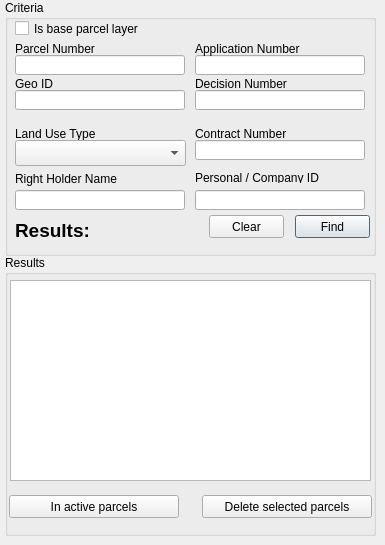
      <widget class="QWidget" name="parcel_tab">
       <attribute name="title">
        <string>Parcel</string>
       </attribute>
       <widget class="QGroupBox" name="groupBox_9">
        <property name="geometry">
         <rect>
          <x>5</x>
          <y>0</y>
          <width>371</width>
          <height>256</height>
         </rect>
        </property>
        <property name="title">
         <string>Criteria</string>
        </property>
        <widget class="QLineEdit" name="parcel_num_edit">
         <property name="geometry">
          <rect>
           <x>10</x>
           <y>55</y>
           <width>170</width>
           <height>20</height>
          </rect>
         </property>
        </widget>
        <widget class="QLineEdit" name="geo_id_edit">
         <property name="geometry">
          <rect>
           <x>10</x>
           <y>90</y>
           <width>170</width>
           <height>20</height>
          </rect>
         </property>
        </widget>
        <widget class="QLineEdit" name="parcel_right_holder_name_edit">
         <property name="geometry">
          <rect>
           <x>10</x>
           <y>190</y>
           <width>170</width>
           <height>20</height>
          </rect>
         </property>
        </widget>
        <widget class="QLineEdit" name="parcel_app_num_edit">
         <property name="geometry">
          <rect>
           <x>190</x>
           <y>55</y>
           <width>170</width>
           <height>20</height>
          </rect>
         </property>
        </widget>
        <widget class="QLineEdit" name="parcel_contract_num_edit">
         <property name="geometry">
          <rect>
           <x>190</x>
           <y>140</y>
           <width>170</width>
           <height>20</height>
          </rect>
         </property>
        </widget>
        <widget class="QLineEdit" name="parcel_decision_num_edit">
         <property name="geometry">
          <rect>
           <x>190</x>
           <y>90</y>
           <width>170</width>
           <height>20</height>
          </rect>
         </property>
        </widget>
        <widget class="QLabel" name="label_22">
         <property name="geometry">
          <rect>
           <x>10</x>
           <y>40</y>
           <width>170</width>
           <height>17</height>
          </rect>
         </property>
         <property name="text">
          <string>Parcel Number</string>
         </property>
        </widget>
        <widget class="QLabel" name="label_23">
         <property name="geometry">
          <rect>
           <x>10</x>
           <y>75</y>
           <width>170</width>
           <height>17</height>
          </rect>
         </property>
         <property name="text">
          <string>Geo ID</string>
         </property>
        </widget>
        <widget class="QLabel" name="label_24">
         <property name="geometry">
          <rect>
           <x>10</x>
           <y>125</y>
           <width>170</width>
           <height>17</height>
          </rect>
         </property>
         <property name="text">
          <string>Land Use Type</string>
         </property>
        </widget>
        <widget class="QLabel" name="label_25">
         <property name="geometry">
          <rect>
           <x>10</x>
           <y>170</y>
           <width>170</width>
           <height>17</height>
          </rect>
         </property>
         <property name="text">
          <string>Right Holder Name</string>
         </property>
        </widget>
        <widget class="QLabel" name="label_26">
         <property name="geometry">
          <rect>
           <x>190</x>
           <y>40</y>
           <width>170</width>
           <height>17</height>
          </rect>
         </property>
         <property name="text">
          <string>Application Number</string>
         </property>
        </widget>
        <widget class="QLabel" name="label_27">
         <property name="geometry">
          <rect>
           <x>190</x>
           <y>75</y>
           <width>170</width>
           <height>17</height>
          </rect>
         </property>
         <property name="text">
          <string>Decision Number</string>
         </property>
        </widget>
        <widget class="QLabel" name="label_28">
         <property name="geometry">
          <rect>
           <x>190</x>
           <y>125</y>
           <width>170</width>
           <height>17</height>
          </rect>
         </property>
         <property name="text">
          <string>Contract Number</string>
         </property>
        </widget>
        <widget class="QComboBox" name="land_use_type_cbox">
         <property name="geometry">
          <rect>
           <x>10</x>
           <y>140</y>
           <width>171</width>
           <height>26</height>
          </rect>
         </property>
        </widget>
        <widget class="QLabel" name="parcel_results_label">
         <property name="geometry">
          <rect>
           <x>10</x>
           <y>220</y>
           <width>131</width>
           <height>20</height>
          </rect>
         </property>
         <property name="font">
          <font>
           <family>Lucida Grande</family>
           <pointsize>14</pointsize>
           <weight>75</weight>
           <bold>true</bold>
          </font>
         </property>
         <property name="text">
          <string>Results:</string>
         </property>
         <property name="alignment">
          <set>Qt::AlignLeading|Qt::AlignLeft|Qt::AlignVCenter</set>
         </property>
        </widget>
        <widget class="QLabel" name="label_70">
         <property name="geometry">
          <rect>
           <x>190</x>
           <y>172</y>
           <width>161</width>
           <height>11</height>
          </rect>
         </property>
         <property name="text">
          <string>Personal / Company ID</string>
         </property>
        </widget>
        <widget class="QLineEdit" name="personal_parcel_edit">
         <property name="geometry">
          <rect>
           <x>190</x>
           <y>190</y>
           <width>170</width>
           <height>20</height>
          </rect>
         </property>
        </widget>
        <widget class="QCheckBox" name="is_parcel_checkbox">
         <property name="geometry">
          <rect>
           <x>10</x>
           <y>20</y>
           <width>181</width>
           <height>17</height>
          </rect>
         </property>
         <property name="text">
          <string>Is base parcel layer</string>
         </property>
        </widget>
       </widget>
       <widget class="QPushButton" name="parcel_find_button">
        <property name="geometry">
         <rect>
          <x>295</x>
          <y>215</y>
          <width>75</width>
          <height>23</height>
         </rect>
        </property>
        <property name="text">
         <string>Find</string>
        </property>
        <property name="default">
         <bool>true</bool>
        </property>
       </widget>
       <widget class="QPushButton" name="parcel_clear_button">
        <property name="geometry">
         <rect>
          <x>209</x>
          <y>215</y>
          <width>75</width>
          <height>23</height>
         </rect>
        </property>
        <property name="text">
         <string>Clear</string>
        </property>
       </widget>
       <widget class="QGroupBox" name="groupBox_10">
        <property name="geometry">
         <rect>
          <x>5</x>
          <y>255</y>
          <width>371</width>
          <height>281</height>
         </rect>
        </property>
        <property name="title">
         <string>Results</string>
        </property>
        <widget class="QTableWidget" name="parcel_results_twidget">
         <property name="geometry">
          <rect>
           <x>5</x>
           <y>25</y>
           <width>361</width>
           <height>201</height>
          </rect>
         </property>
         <property name="dragEnabled">
          <bool>true</bool>
         </property>
         <property name="selectionMode">
          <enum>QAbstractItemView::ExtendedSelection</enum>
         </property>
        </widget>
        <widget class="QPushButton" name="delete_parcel_button">
         <property name="geometry">
          <rect>
           <x>197</x>
           <y>240</y>
           <width>170</width>
           <height>23</height>
          </rect>
         </property>
         <property name="text">
          <string>Delete selected parcels</string>
         </property>
        </widget>
        <widget class="QPushButton" name="parcel_view_button">
         <property name="geometry">
          <rect>
           <x>4</x>
           <y>240</y>
           <width>170</width>
           <height>23</height>
          </rect>
         </property>
         <property name="text">
          <string>In active parcels</string>
         </property>
        </widget>
       </widget>
      </widget>
